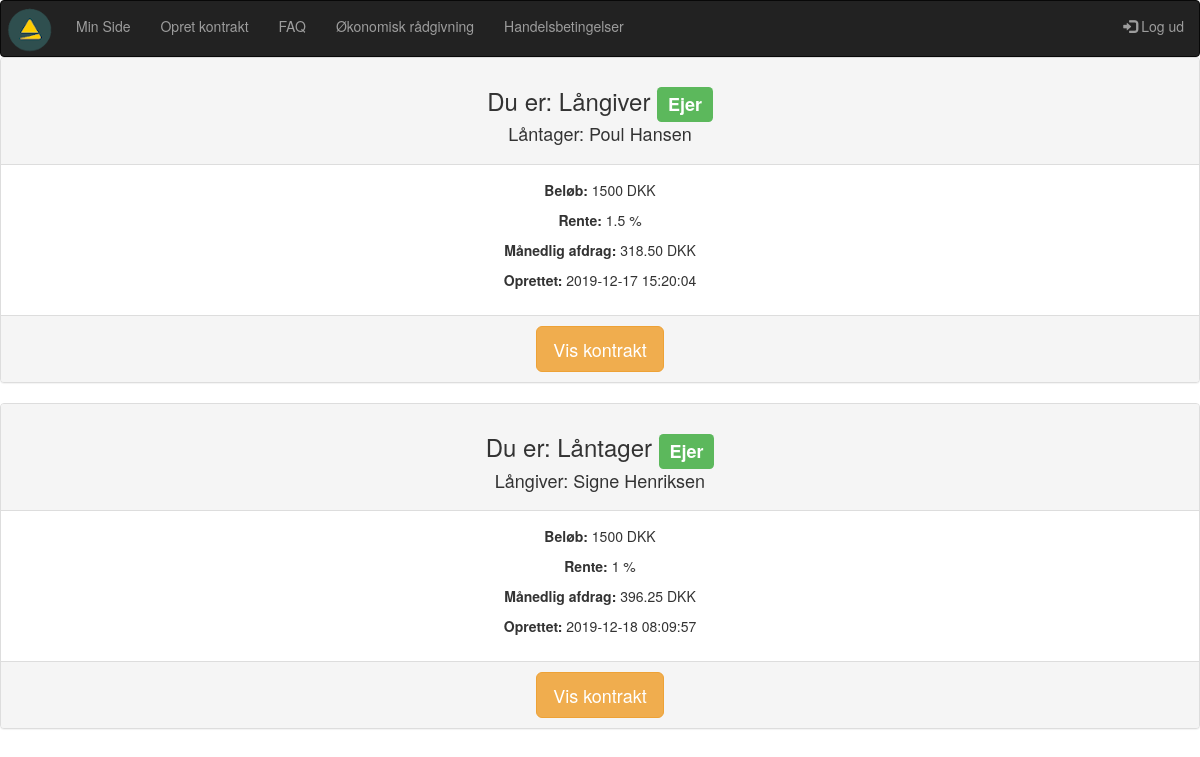
The page /mangler.php (signed in) on the database as committed earlier.
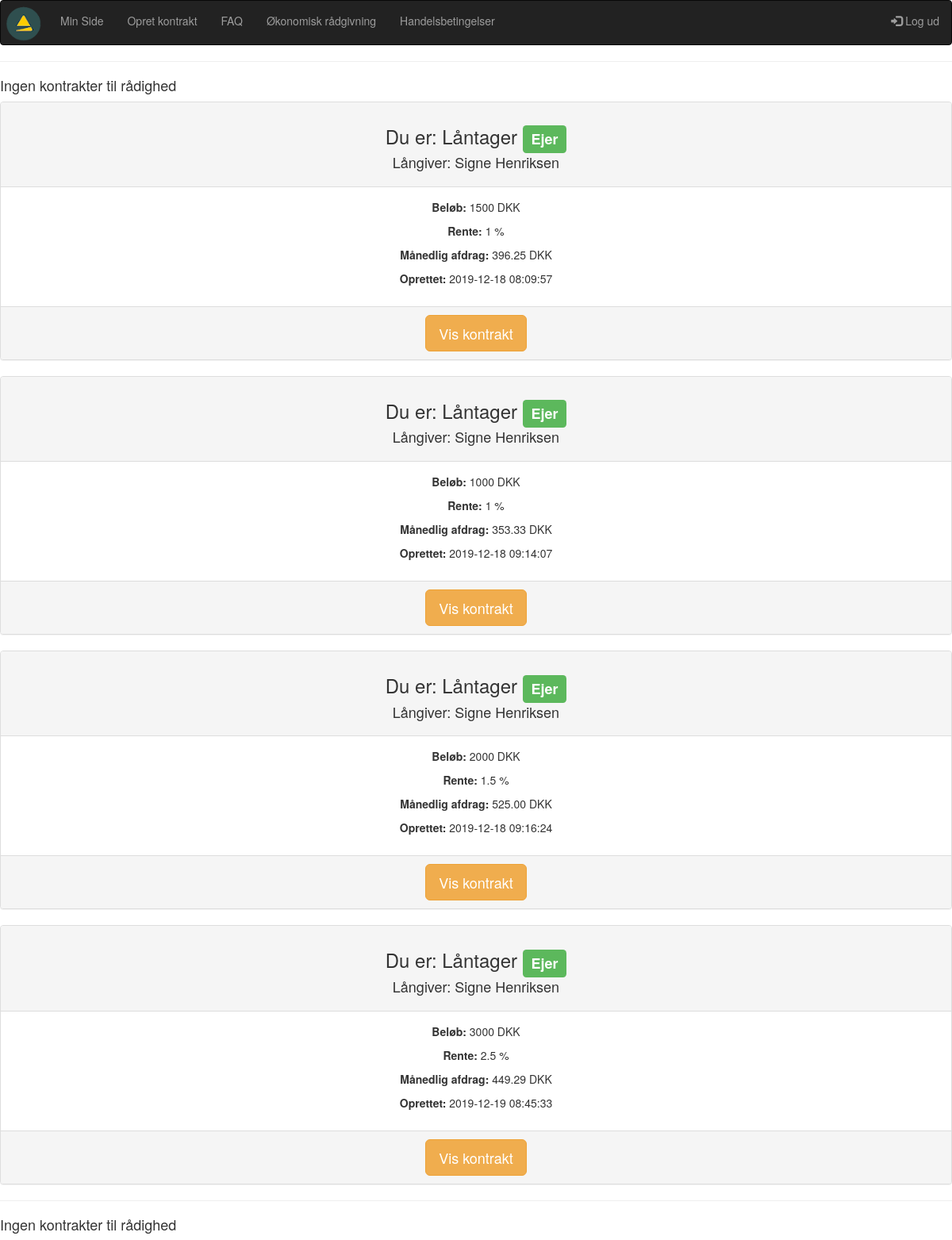
The same page on the database as committed later.
### tables this page shows
CREATE TABLE `kontrakt` (
  `kontrakt_id` int(10) NOT NULL,
  `oprettetaf` int(10) NOT NULL,
  `laangiver_user_id` int(10) NOT NULL,
  `laantager_user_id` int(10) NOT NULL,
  `kontraktbrud_id` tinyint(4) NOT NULL,
  `rente_id` tinyint(4) NOT NULL,
  `beloeb_id` tinyint(4) NOT NULL,
  `bindingsperiode_id` tinyint(4) NOT NULL,
  `maanedlig_afdrag` float(15,10) NOT NULL,
  `laangiver_underskrift_id` varchar(40) DEFAULT NULL,
  `reg_underskrift_1` timestamp NULL DEFAULT NULL,
  `laantager_underskrift_id` varchar(40) DEFAULT NULL,
  `reg_underskrift_2` timestamp NULL DEFAULT NULL,
  `gebyr_id` tinyint(4) NOT NULL,
  `reg` datetime NOT NULL DEFAULT current_timestamp(),
  `value` int(11) DEFAULT 1
);

CREATE TABLE `users` (
  `user_id` int(10) NOT NULL,
  `fornavn` varchar(40) NOT NULL,
  `efternavn` varchar(40) NOT NULL,
  `mobil` int(12) NOT NULL,
  `mail` varchar(80) NOT NULL,
  `password` varchar(200) NOT NULL
);

CREATE TABLE `beloeb` (
  `beloeb_id` tinyint(4) NOT NULL,
  `beloeb` int(10) NOT NULL,
  `enhed_key` varchar(11) NOT NULL DEFAULT '1'
);

CREATE TABLE `rente` (
  `rente_id` tinyint(4) NOT NULL,
  `rente` float NOT NULL,
  `enhed_key` varchar(11) NOT NULL DEFAULT '2'
);

CREATE TABLE `enhedstabel` (
  `enhed_key` tinyint(4) NOT NULL,
  `enhed` varchar(11) NOT NULL
);

### mangler.php (the view, shortened to what this page needs)
<?
require_once("includes/header.php");
$user_id = $_SESSION['user_id'];
$query = "SELECT * FROM kontrakt , users WHERE (laangiver_user_id = '$user_id' OR laantager_user_id = '$user_id') AND (value = '1' || value ='2') GROUP BY kontrakt_id";
$result = mysqli_query($con, $query);
if (!$result) die(mysqli_error($con));
else {
	$rows =mysqli_num_rows($result);
	if ($rows > 0) {
		while($row = mysqli_fetch_assoc($result)) {
			$kontrakt_id = $row['kontrakt_id'];
			$oprettetaf = $row['oprettetaf'];
			$laangiver_user_id = $row['laangiver_user_id'];
			$laantager_user_id = $row['laantager_user_id'];
			$laangiver_underskrift_id = $row['laangiver_underskrift_id'];
			$laantager_underskrift_id = $row['laantager_underskrift_id'];
			$kontraktbrud_id = $row['kontraktbrud_id'];
			$rente_id = $row['rente_id'];
			$beloeb_id = $row['beloeb_id'];
			$maanedlig_ad = $row['maanedlig_afdrag'];
            $maanedlig_afdrag = number_format(round($maanedlig_ad, 2), 2);
			$reg = $row['reg'];
			$querylog = "SELECT user_id, mail, fornavn, efternavn, mobil FROM users WHERE user_id = '$user_id'";
			$resultlog = mysqli_query($con, $querylog);
			$rowslog = mysqli_num_rows($resultlog);
			if($rowslog > 0) {
				while($rowlog = mysqli_fetch_assoc($resultlog)) {
					$user_idlog = $rowlog['user_id'];
								}
							}
					if ($user_idlog == $oprettetaf) {
						$owner = 'Yes';
					}
					else if($user_idlog != $oprettetaf) {
						$owner = 'No';
					}
					if ($user_idlog == $laangiver_user_id) {
						$role = 'giver';
						$counterpart = $laantager_user_id;
					}
					else {
						$role = 'receiver';
						$counterpart = $laangiver_user_id;
					}
				$queryc = "SELECT * FROM users WHERE user_id = '$counterpart'";
				$resultc = mysqli_query($con, $queryc);
				$rowsc = mysqli_num_rows($resultc);
				if($rowsc > 0) {
					while($rowc = mysqli_fetch_assoc($resultc)) {
						$fornavnc = $rowc['fornavn'];
						$efternavnc = $rowc['efternavn'];
					}
					}
			$querybeloeb = "SELECT * FROM beloeb WHERE beloeb_id = '$beloeb_id'";
            $resultb = mysqli_query($con, $querybeloeb);
			if (!$resultb) die(mysqli_error($con));
			else {
				$rowsb = mysqli_num_rows($resultb);
				if ($rowsb > 0) {
					while($rowb = mysqli_fetch_assoc($resultb)) {
						$beloebValue = $rowb['beloeb'];
					}
				}
				$queryk = "SELECT * FROM kontraktbrud WHERE kontraktbrud_id = '$kontraktbrud_id'";
				$resultk = mysqli_query($con, $queryk);
				if (!$resultk) die(mysqli_error($con));
				else {
					$queryr = "SELECT * FROM rente WHERE rente_id = '$rente_id'";
					$resultr = mysqli_query($con, $queryr);
					if (!$resultr) die(mysqli_query($con, $queryr));
					else {
						$rows = mysqli_num_rows($resultr);
						if ($rows > 0) {
							while($rowr = mysqli_fetch_assoc($resultr)) {
								$rente = $rowr['rente'];
								$enhed_key = $rowr['enhed_key'];
								$unitr = "SELECT * FROM enhedstabel WHERE enhed_key = '$enhed_key'";
								$resun = mysqli_query($con, $unitr);
								if (!$resun) die(mysqli_error($con, $unitr));
								else {
									$key = mysqli_fetch_assoc($resun);
									$enhedrente = $key['enhed'];
								}
							}
						}
					}
					if (($owner == 'Yes' && $laangiver_underskrift_id == '1') || ($owner == 'Yes' && $laantager_underskrift_id == '1')) {
						$value = '1';
					}
					else if (($owner == 'No' && $laangiver_underskrift_id == '1' && $laantager_underskrift_id == '1') || ($owner == 'No' && $laantager_underskrift_id == '1' && $laangiver_underskrift_id == '1')) {
						$status = 'mangler';
						$value = '1';
						$sign = 'Nej';
					}
					if (($owner == 'Yes' && $laangiver_underskrift_id == '2' && $laantager_underskrift_id == '1') || ($owner == 'Yes' && $laantager_underskrift_id == '2' && $laangiver_underskrift_id == '1')) {
						$value = '2';
					}
					else if (($owner == 'No' && $laangiver_underskrift_id == '2' && $laantager_underskrift_id == '1') || ($owner == 'No' && $laantager_underskrift_id == '2' && $laangiver_underskrift_id == '1')) {
						$status = 'klar';
						$value = '2';
						$sign = 'Ja';
					}
					if ($role == 'giver') {
						$panelhead = 'Långiver';
					}
					else {
						$panelhead = "Låntager";
					}
					if ($owner == 'Yes') {
						$badge = "<span class='label label-success'>Ejer</span>";
					}
					else if ($owner == 'No') {
						$badge = "<span></span>";
					}
if(($value == '2' && $owner == 'No') || ($value == '1' && $owner == 'Yes' && $laantager_underskrift_id == '1' && $laangiver_underskrift_id == '1')) {
			echo '<div class="panel panel-default text-center">';
					echo '<div class="panel-heading">';
					echo "<h3>Du er: " . $panelhead . ' ' . $badge . "</h3>";
					if(($role == 'giver' && $owner == 'Yes') || ($role == 'giver' && $owner == 'No')) {
				    echo '<h4>Låntager: ' . $fornavnc . ' ' .$efternavnc . "</h4>";
					}
					else if (($role == 'receiver' && $owner == 'Yes') || ($role == 'receiver' && $owner == 'No')) {
						echo "<h4>Långiver: " . $fornavnc . ' ' . $efternavnc . "</h4>";
					}
					echo '</div>';
                    echo '<div class="panel-body">';
                    echo '<p><strong>Beløb: </strong>' . $beloebValue . ' DKK</p>';
                    echo '<p><strong>Rente: </strong>' . $rente . ' ' . $enhedrente . '</p>';
                    echo '<p><strong>Månedlig afdrag: </strong>'. $maanedlig_afdrag . ' DKK</p>';
                    echo '<p><strong>Oprettet: </strong>' . $reg . '</p>';
                    echo '</div>';
                    echo '<div class="panel-footer">';
					echo '<a href="viskontrakt.php?kontrakt_id2=' . $kontrakt_id . '"><button class="btn btn-warning btn-lg">Vis kontrakt</button></a>';
                    echo '</div>';
					echo '</div>';
} else {echo "<hr><h4>Ingen kontrakter til rådighed</h4>";}
				}
			}
	}
} }
?>

### includes/header.php (shortened to what this page needs)
<?php
require_once('conn.php');
if(isset($_SESSION['user_id'])) {
	$menu = '
				    <ul class="nav navbar-nav">
                    <li><a href="minside.php">Min Side</a></li>
                    <li><a href="opretkontraktstep1.php">Opret kontrakt</a></li>
                    <li><a href="faq.php">FAQ</a></li>
                    <li><a href="raadgivning.php">Økonomisk rådgivning</a></li>
                    <li><a href="handelsbetingelser.php">Handelsbetingelser</a></li>
                    </ul>
                    <ul class="nav navbar-nav navbar-right">
                    <li><a href="logout.php"><span class="glyphicon glyphicon-log-in"></span> Log ud</a></li>
                    </ul>';
}
?>
<!DOCTYPE html>
<html lang="da">
<head>
    <link href="vendor/bootstrap/css/bootstrap.min.css" rel="stylesheet" type="text/css">
    <link rel="stylesheet" href="https://maxcdn.bootstrapcdn.com/bootstrap/3.4.1/css/bootstrap.min.css" type="text/css">
    <link rel="stylesheet" href="styles/overallstyles.css" type="text/css">
</head>
<body>
    <nav class="navbar navbar-inverse no-buttom-margin">
        <div class="navbar-header no-buttom-margin">
                <a href="index.php"><img src="images/logomarkat1.png" class="logoheader"></a>
            </div>
            <div class="collapse navbar-collapse" id="myNavbar">
                <?php echo $menu; ?>
            </div>
    </nav>

### styles/overallstyles.css (style rules this page uses)
.navbar { margin-bottom: 0; }

Rows that differ between the two databases and show on the page:
changed kontrakt (number 1 of 6 on the later page): laangiver_user.user_id "Långiver" → (not shown); users.fornavn "Poul" → (not shown); users.efternavn "Hansen" → (not shown); beloeb.beloeb "1500" → (not shown); rente.rente "1.5" → (not shown); enhedstabel.enhed "%" → (not shown); maanedlig_afdrag "318.50" → (not shown); reg "2019-12-17 15:20:04" → (not shown); laangiver_underskrift_id "Du er: Ejer Låntager: Beløb: DKK Rente: Månedlig afdrag: DKK Oprettet: Vis kontrakt" → "Ingen kontrakter til rådighed"
added kontrakt: laangiver_user.user_id "Låntager", oprettetaf "Ejer", users.fornavn "Signe", users.efternavn "Henriksen", beloeb.beloeb "1000", rente.rente "1", enhedstabel.enhed "%", maanedlig_afdrag "353.33", reg "2019-12-18 09:14:07"
added kontrakt: laangiver_user.user_id "Låntager", oprettetaf "Ejer", users.fornavn "Signe", users.efternavn "Henriksen", beloeb.beloeb "2000", rente.rente "1.5", enhedstabel.enhed "%", maanedlig_afdrag "525.00", reg "2019-12-18 09:16:24"
added kontrakt: laangiver_user.user_id "Låntager", oprettetaf "Ejer", users.fornavn "Signe", users.efternavn "Henriksen", beloeb.beloeb "3000", rente.rente "2.5", enhedstabel.enhed "%", maanedlig_afdrag "449.29", reg "2019-12-19 08:45:33"
added kontrakt: oprettetaf 11 (drawn)
